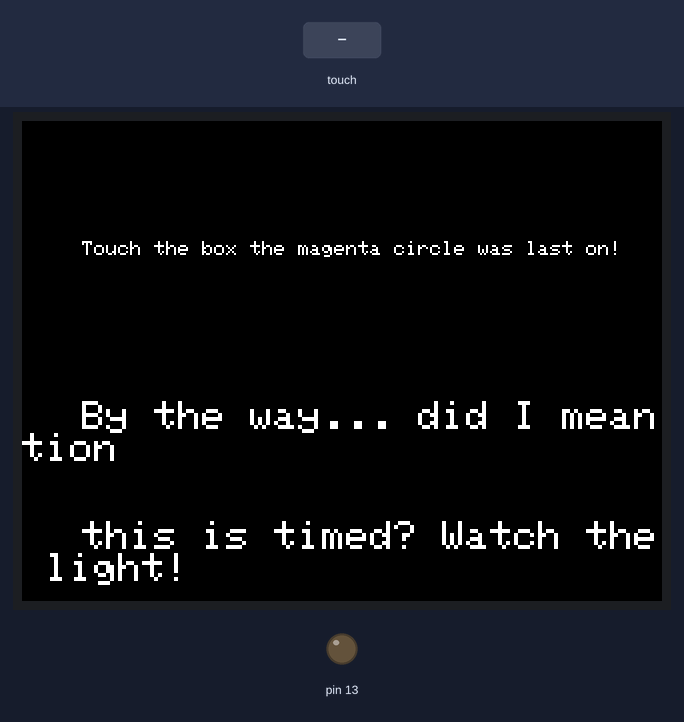
The sketch below on a simulated Arduino Uno, built with avr-gcc and run on an emulated ATmega328P. On the bench: 320×240 colour display, output pins drawn as LEDs (lit = HIGH). Inputs (shaded band) come from the test bench. Random numbers use the default seed unless the sketch sets one; what the sketch prints to the serial monitor is not drawn.

Above: at 1.8 s.
At 7.7 s:
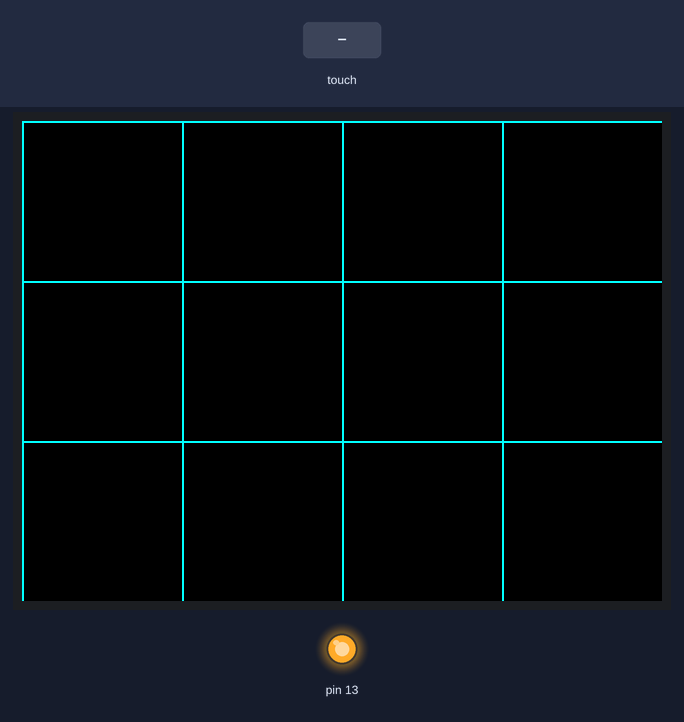
7.8 s: touch panel pressed at 13 % / 10 % of its raw x / y range
At 8.9 s:
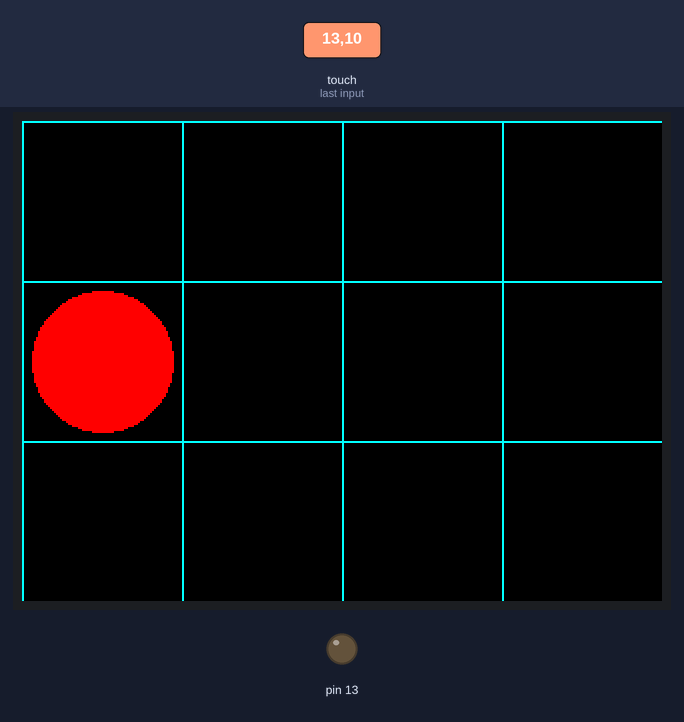
At 13.78 s:
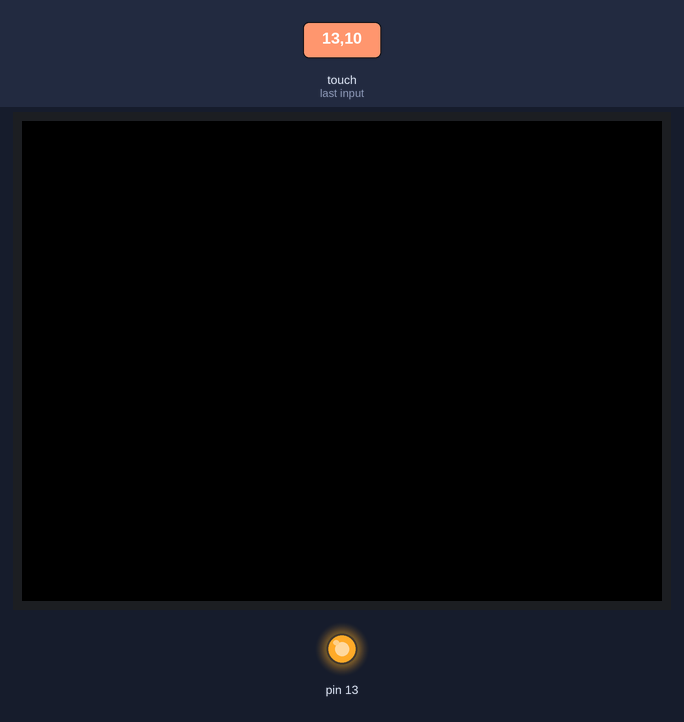
Timing chart, 0 to 15.9 s (numbered marks = the images above; inputs shaded):
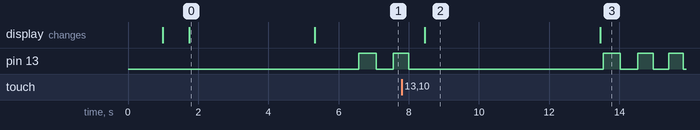

Measured:
- after the input at 7.8 s, the display: changes after 0.66 s (image 2)
- by itself, pin 13: repeats every 0.98 s: HIGH 0.49 s, LOW 0.49 s
- what the display in image 0 shows lasts 3.6 s, from 1.7 s to 5.3 s
- what the display in image 2 shows lasts 5.0 s, from 8.5 s to 13.5 s

The sketch:

Motor_Skills_Game.ino
```cpp
#include <SimpleTimer.h>

#include <Adafruit_GFX.h> //Core Graphics Library
#include <SPI.h>          // Display library
#include <Adafruit_ILI9341.h>
#include <Wire.h>
#include <Adafruit_FT6206.h> //Wire and FT6206 are partners

Adafruit_FT6206 ctp = Adafruit_FT6206();

#define TFT_CS 10
#define TFT_DC 9
Adafruit_ILI9341 tft = Adafruit_ILI9341(TFT_CS, TFT_DC);
Adafruit_FT6206 ts = Adafruit_FT6206();

#define BLACK           0x0000
#define BLUE            0x001F
#define RED             0xF800
#define GREEN           0x07E0
#define CYAN            0x07FF
#define MAGENTA         0xF81F
#define YELLOW          0xFFE0
#define WHITE           0xFFFF

//results variable holders
int wins = 0;
int result_x = 0; int result_y = 0; //Holds the values of the spot of last dot is


void drawGrid(int top, int bot)
{
  while (top % 80 == 0 and bot % 80 == 0)
  {
    tft.drawLine(top, 0, top, tft.height(), CYAN);
    top = top - 80;
    tft.drawLine(0, bot, tft.width(), bot, CYAN);
    bot = bot - 80;
  }
}

void drawMenu()
{
  tft.fillScreen(BLACK);
  tft.setCursor(30,60); tft.setTextSize(1); tft.println("Touch the box the magenta circle was last on!");
  delay(750);
  tft.setCursor(30,140); tft.setTextSize(2); tft.println("By the way... did I meantion");
  delay(750);
  tft.setCursor(30,200); tft.setTextSize(2); tft.println("this is timed? Watch the light!");


}

void drawDots(int counts, int delaytime)
{
  int t_nums[] = {40,120,200,280};
  int b_nums[] = {40,120,200};
  randomSeed(analogRead(0));
  for(int i = 0; i < counts; i++)
  {
    int randNumX = int(random(0,4)); int randNumY = int(random(0,3));
    tft.fillCircle(t_nums[randNumX], b_nums[randNumY], 35, MAGENTA);
    delay(0);
    tft.fillCircle(t_nums[randNumX], b_nums[randNumY], 35, BLACK);
    result_x = t_nums[randNumX]; result_y = t_nums[randNumY];
  }
}


void setup() {
  // put your setup code here, to run once:
  Serial.begin(9600);
  tft.begin();
  SimpleTimer timer;
  pinMode(13, OUTPUT);
  tft.setRotation(3);
  drawMenu();
  delay(3500);
  tft.fillScreen(BLACK);
  drawGrid(320,240);
  delay(1000);
  drawDots(10,350);

}

void loop() {
  // put your main code here, to run repeatedly:
  int endtime = 0;
  ts.begin();
  for(int sec = 1; sec < 32; sec++)
  {
    digitalWrite(13,HIGH);
    delay(600 - (110*sqrt(sec)));
    digitalWrite(13,LOW);
    delay(600 - (110*sqrt(sec)));
    if(ts.touched())    {
      TS_Point p = ts.getPoint();
      if(p.x > result_x-40 && p.x < result_x +40 && p.y > result_y-40 && p.y < result_y+40)
      {
        tft.fillCircle(result_x,result_y,35,GREEN);
        endtime = sec;
        wins += 1;
        delay(3000);
        tft.fillScreen(BLACK);
        break;
      }
      else
      {
        tft.fillCircle(result_x,result_y,35,RED);
        delay(5000);
        tft.fillScreen(BLACK);
        break;
      }
      endtime = sec;
    }
  }
  if(wins == 1)
  {
    Serial.write(endtime+"");
  }
  else
  {
    Serial.write('FAILED');
  }

}
```
